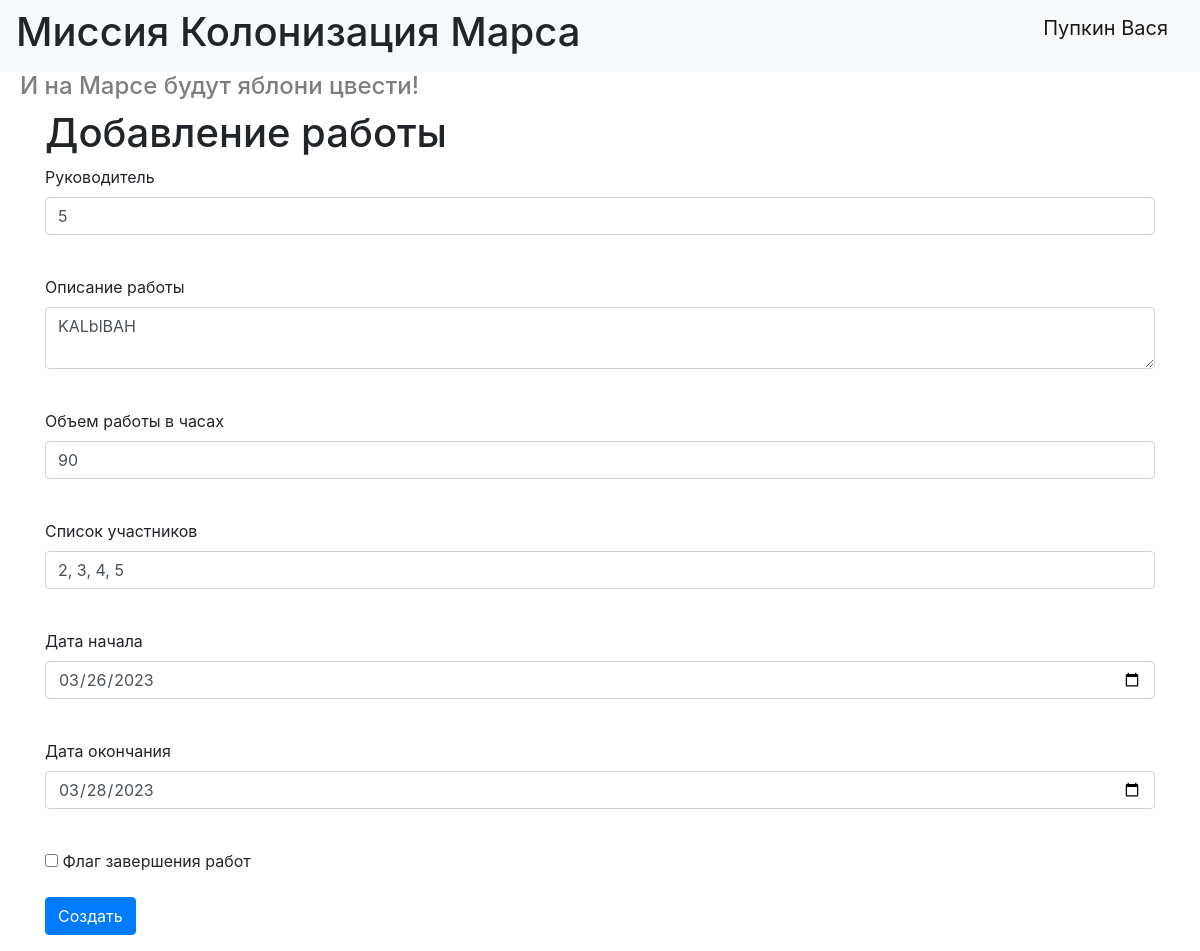
Page /job/5 (signed in) on the earlier database version.
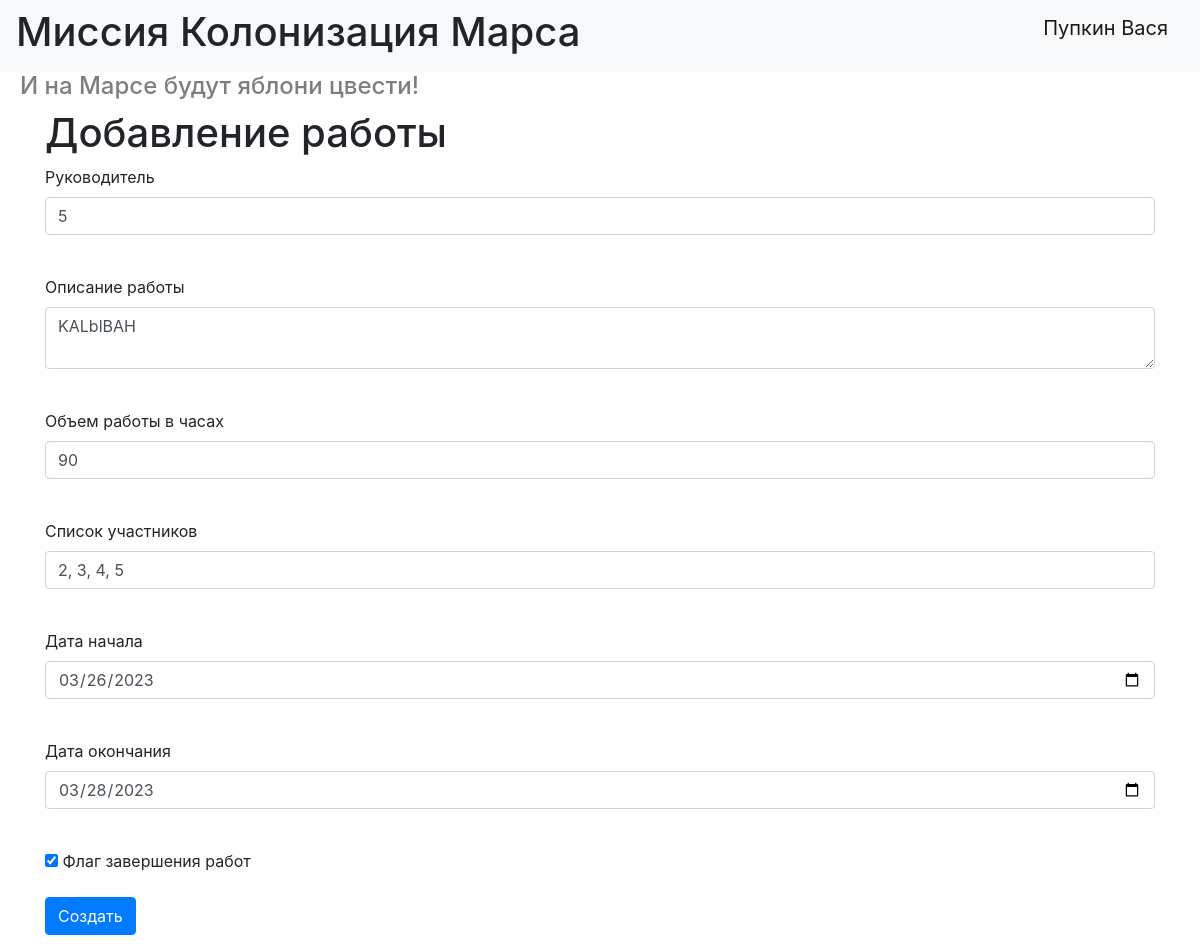
Same page on the later database version.
### data/jobs.py (models this page shows, shortened)
class Jobs(SqlAlchemyBase):
    __tablename__ = 'jobs'
    id = sqlalchemy.Column(sqlalchemy.Integer,
                           primary_key=True, autoincrement=True)
    team_leader = sqlalchemy.Column(sqlalchemy.Integer,
                                    sqlalchemy.ForeignKey("users.id"))
    job = sqlalchemy.Column(sqlalchemy.String, nullable=True)
    work_size = sqlalchemy.Column(sqlalchemy.Integer, nullable=True)
    collaborators = sqlalchemy.Column(sqlalchemy.String, nullable=True)
    start_date = sqlalchemy.Column(sqlalchemy.Date, nullable=True)
    end_date = sqlalchemy.Column(sqlalchemy.Date, nullable=False)
    is_finished = sqlalchemy.Column(sqlalchemy.Boolean, nullable=False)
    user = orm.relationship('User')

### index.py (the view, shortened to what this page needs)
@app.route('/job/<int:job_id>', methods=['GET', 'POST'])
@login_required
def edit_job(job_id):
    form = JobForm()
    if request.method == "GET":
        db_sess = db_session.create_session()
        if current_user.id == 1:
            job = db_sess.query(Jobs).get(job_id, 0)
        else:
            job = db_sess.query(Jobs).filter(Jobs.id == job_id, Jobs.user == current_user).first()
        if job:
            form.team_leader.data = job.team_leader
            form.job.data = job.job
            form.work_size.data = job.work_size
            form.collaborators.data = job.collaborators
            form.start_date.data = job.start_date
            form.end_date.data = job.end_date
            form.is_finished.data = job.is_finished
        else:
            abort(404)
    return render_template('create_job.html', form=form, title='Редактирование работы')

### forms/job.py
class JobForm(FlaskForm):
    team_leader = IntegerField('Руководитель', validators=[DataRequired()])
    job = TextAreaField('Описание работы', validators=[DataRequired()])
    work_size = IntegerField('Объем работы в часах', validators=[DataRequired()])
    collaborators = StringField('Список участников')
    start_date = DateField('Дата начала')
    end_date = DateField('Дата окончания')
    is_finished = BooleanField('Флаг завершения работ')
    submit = SubmitField('Создать')

### data/db_session.py (called while the page is built)
def create_session() -> Session:
    global __factory
    return __factory()

### index.py (called while the page is built)
@login_manager.user_loader
def load_user(user_id):
    db_sess = db_session.create_session()
    return db_sess.query(User).get(user_id)

### templates/create_job.html (shortened to what this page needs)
{% extends "base.html" %}
{% block content %}
    <h1>Добавление работы</h1>
    <form action="" method="post">
        <p>
            {{ form.team_leader.label }}<br>
            {{ form.team_leader(class="form-control", type="integer") }}<br>
        </p>
        <p>
            {{ form.job.label }}<br>
            {{ form.job(class="form-control", type="text") }}<br>
        </p>
        <p>
            {{ form.work_size.label }}<br>
            {{ form.work_size(class="form-control", type="integer") }}<br>
        </p>
        <p>
            {{ form.collaborators.label }}<br>
            {{ form.collaborators(class="form-control", type="string") }}<br>
        </p>
        <p>
            {{ form.start_date.label }}<br>
            {{ form.start_date(class="form-control", type="date") }}<br>
        </p>
        <p>
            {{ form.end_date.label }}<br>
            {{ form.end_date(class="form-control", type="date") }}<br>
        </p>
        <p>{{ form.is_finished() }} {{ form.is_finished.label }}</p>
        <p>{{ form.submit(type="submit", class="btn btn-primary") }}</p>
    </form>
{% endblock %}

Differences in the rows shown:
changed Jobs "KALblBAH": is_finished "☐" → "☑"
